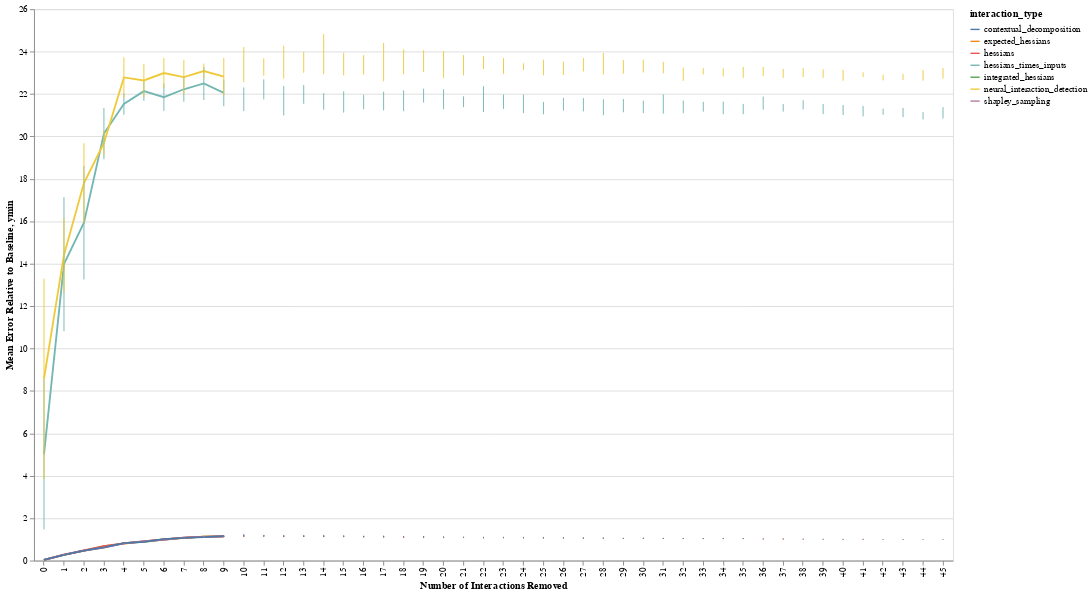

Here is the notebook cell this chart was saved with:
### Code cell
line = alt.Chart(df_total, width=1000, height=600).mark_line().transform_filter(
    'datum.num_interactions_removed < 10'
).encode(
    x=alt.X('num_interactions_removed:O', title='Number of Interactions Removed'),
    y=alt.Y('mean_perf:Q', title='Mean Error Relative to Baseline'),
    color=alt.Color('interaction_type:N')
)
band = alt.Chart(df_total).transform_calculate(
    ymin="datum.mean_perf - datum.sd_perf",
    ymax="datum.mean_perf + datum.sd_perf"
).mark_errorbar().encode(
    x=alt.X('num_interactions_removed:O'),
    y="ymin:Q",
    y2="ymax:Q",
    color=alt.Color('interaction_type:N')
)
line + band

### Figure 1 — Vega-Lite specification as saved in the notebook (floating-point values rounded to 4 significant figures; data arrays with more than 128 entries replaced by an {"elided": "..."} marker saying what was removed)
{"config": {"view": {"continuousWidth": 400, "continuousHeight": 300}}, "layer": [{"mark": "line", "encoding": {"color": {"type": "nominal", "field": "interaction_type"}, "x": {"type": "ordinal", "field": "num_interactions_removed", "title": "Number of Interactions Removed"}, "y": {"type": "quantitative", "field": "mean_perf", "title": "Mean Error Relative to Baseline"}}, "height": 600, "transform": [{"filter": "datum.num_interactions_removed < 10"}], "width": 1000}, {"mark": "errorbar", "encoding": {"color": {"type": "nominal", "field": "interaction_type"}, "x": {"type": "ordinal", "field": "num_interactions_removed"}, "y": {"type": "quantitative", "field": "ymin"}, "y2": {"field": "ymax"}}, "transform": [{"calculate": "datum.mean_perf - datum.sd_perf", "as": "ymin"}, {"calculate": "datum.mean_perf + datum.sd_perf", "as": "ymax"}]}], "data": {"name": "data-7296921d661bc77f139f50ebcf7bf2ba"}, "$schema": "https://vega.github.io/schema/vega-lite/v4.0.2.json", "datasets": {"data-7296921d661bc77f139f50ebcf7bf2ba": {"elided": "322 records"}}}
